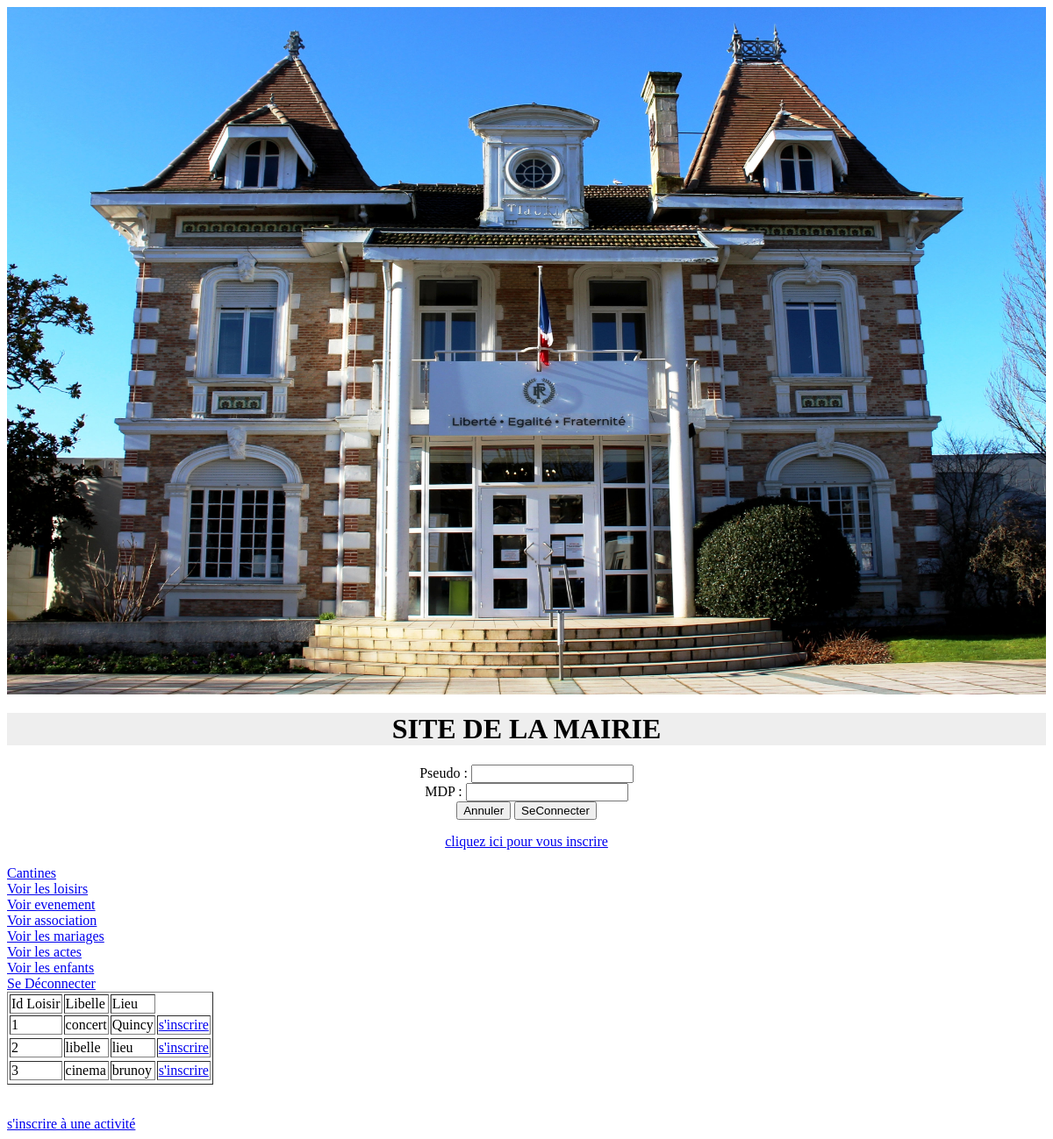
Page /index.php?page=2 (signed in) on the committed database.
### tables this page shows
create table loisir
(idL int(3) not null auto_increment,
libelle varchar(50),
lieu varchar(50),
primary key(idL)
);

### fonctions.php (called while the page is built, shortened)
<?php
function connexion ()
	{
			$con = mysqli_connect("localhost","root","","mairie");
			if ($con == null)
			{
				echo "Erreur de connexion au serveur localhost";
				return null;
			}
			else{
				mysqli_set_charset($con, "utf8");
				return $con;
			}
	}
function afficher_loisir()
{
	$requete="select l.idL, l.libelle, l.lieu from loisir l;";
		$con = connexion ();
		if($con == null)
		{
			return null;
		}
		else{
			$resultats=mysqli_query($con, $requete);
			$lesLignes = array();
			while ($ligne = mysqli_fetch_assoc($resultats))
			{
				$lesLignes[]=$ligne;
			}
			return $lesLignes;
		}
}
?>

### index.php (the view, shortened to what this page needs)
<?php
	require_once ("fonctions.php");
?>
<html>
<head>
<link rel="stylesheet" type="text/css" href="./css/style.css">
</head>
<body>
<img src="img/mairie.jpg"width="100%"height="100%">
<center>
	<h1> SITE DE LA MAIRIE </h1>
	<form method ="post" action ="">
	Pseudo : <input type ="text" name="pseudo"> </br>
	MDP : <input type ="password" name="mdp"> </br>
	<input type ="reset" name ="Annuler" value ="Annuler">
	<input type ="submit" name ="SeConnecter" value ="SeConnecter"><br/>
	</form>
	<a href="inscription.php"> cliquez ici pour vous inscrire </a>
	<?php
		if (isset($_SESSION['idP']))
		{
			 echo "</center>
			 <br/> <a href='index.php?page=1'> Cantines </a>";
			 echo "<br/> <a href='index.php?page=2'> Voir les loisirs </a>";
			 echo "<br/> <a href='index.php?page=3'> Voir evenement </a>";
			 echo "<br/> <a href='index.php?page=4'> Voir association </a>";
			 echo "<br/> <a href='index.php?page=5'> Voir les mariages </a>";
			 echo "<br/> <a href='index.php?page=6'> Voir les actes </a>";
			 echo "<br/> <a href='index.php?page=7'> Voir les enfants </a>";
               		 echo "<br/> <a href='index.php?page=10'> Se Déconnecter </a>";
				if (isset($_GET['page']))
				{
					$page=$_GET['page'];
				}else{
					$page=0;
				}
				switch ($page)
				{
					case 2:
					$lesLignes = afficher_loisir();
					echo "
					<table border=1>
					<tr><td>Id Loisir </td> <td>Libelle</td>
					<td> Lieu</td> </tr>
					";
					foreach ($lesLignes as $uneLigne)
					{
						echo "<tr> <td>".$uneLigne['idL']."</td>
						<td>".$uneLigne['libelle']."</td>
						<td>".$uneLigne['lieu']."</td><td><a href='inscriptionLoisir.php'> s'inscrire </a></td><tr>";
					}
					echo "</table>";
					echo "</br></br><a href='inscriptionLoisir.php'> s'inscrire à une activité </a>";
					break;
				}
		}
	?>
	</body>
	</html>

### style.css (style rules this page uses)
:root { /--main-red-color: #a83535; --default-red-color:red; --default-magin: 250px;/hirritage * border-image-source: 100%;*/ }
h1 { background-color: #eee; text-align: center; }

### rows in the picture
loisir: idL "1", libelle "concert", lieu "Quincy"
loisir: idL "2", libelle "libelle", lieu "lieu"
loisir: idL "3", libelle "cinema", lieu "brunoy"
